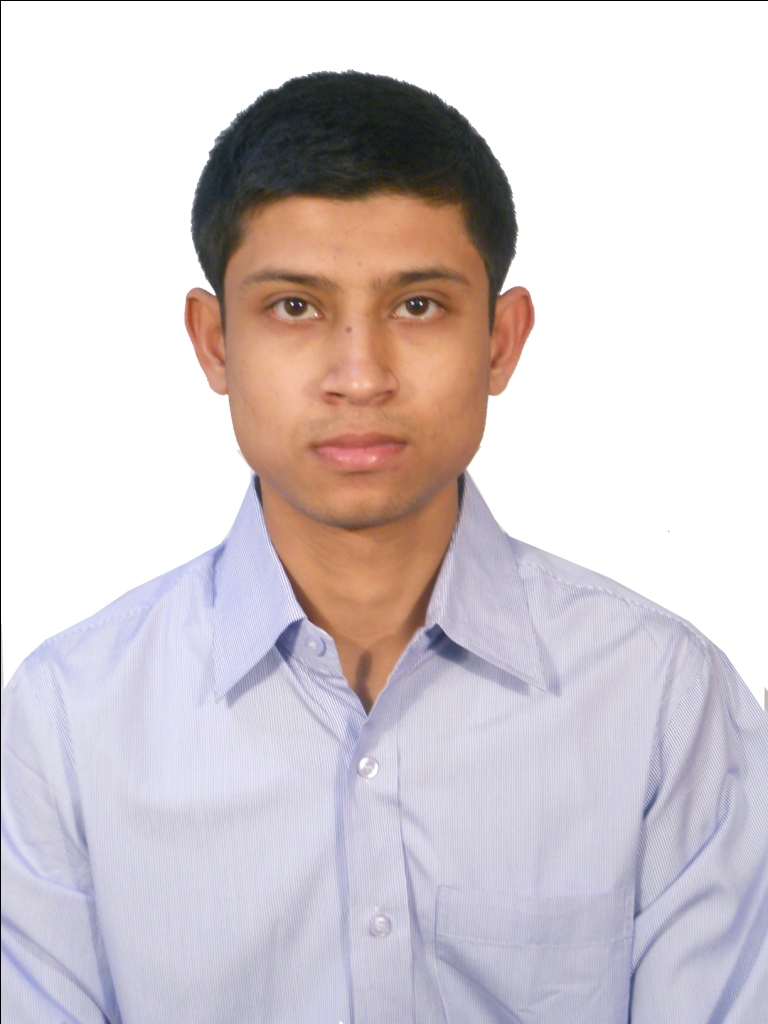
#> input picture Face_Detection/edit2.jpg, 768 x 1024 px
$ python detector.py
#> lines starting #> are read from the running program, lines starting #| are printed output that depends on the picture; after the words box and inside, x2 and y2 are one past the last pixel; in counts of white or black regions, pixels touching at a corner belong together
import numpy as np
import cv2 as cv
path = "D:\Work\Tridiv\Masters\Misc\miniconda2\envs\python3\Library\etc\haarcascades\\"
face_cascade = cv.CascadeClassifier(path + 'haarcascade_frontalface_default.xml')
eye_cascade = cv.CascadeClassifier(path + 'haarcascade_eye.xml')
img = cv.imread('edit2.jpg')
#> img is the input picture: shape (1024, 768, 3); mean B, G, R 208.2, 204.8, 213.1
gray = cv.cvtColor(img, cv.COLOR_BGR2GRAY)
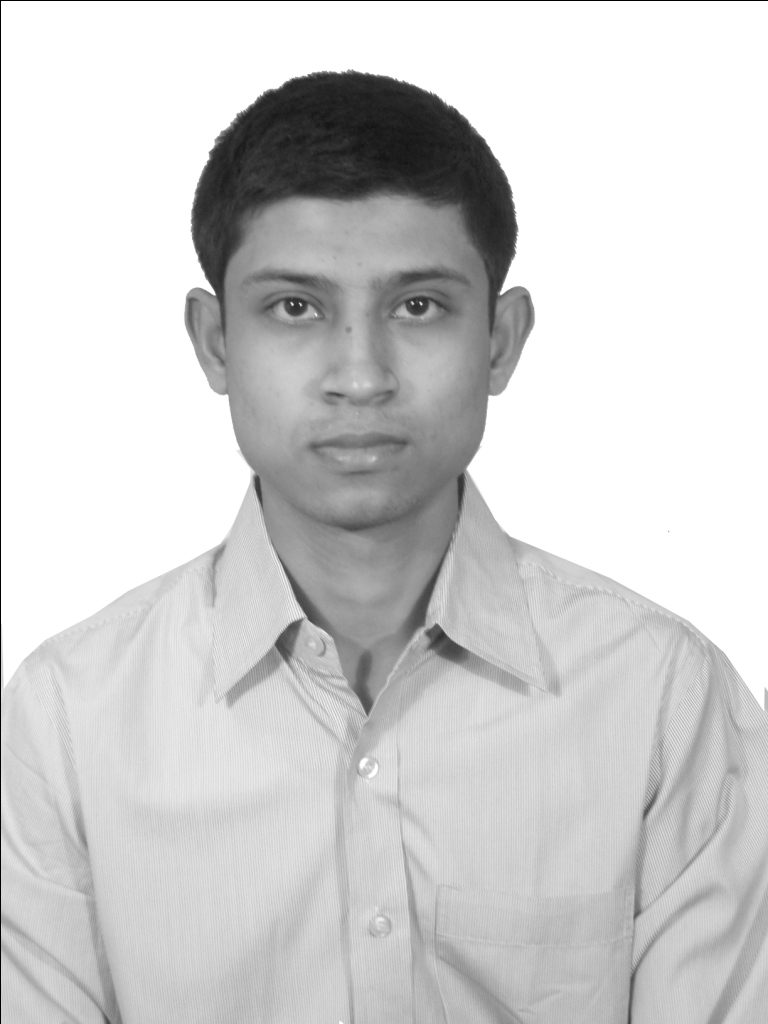
#> gray: shape (1024, 768); min 0, max 255, mean 207.6

faces = face_cascade.detectMultiScale(gray, 1.3, 5)
#> faces = [[175, 167, 365, 365]]
for (x,y,w,h) in faces:
    cv.rectangle(img,(x,y),(x+w,y+h),(255,0,0),2)
    roi_gray = gray[y:y+h, x:x+w]
    roi_color = img[y:y+h, x:x+w]
    eyes = eye_cascade.detectMultiScale(roi_gray)
    for (ex,ey,ew,eh) in eyes:
        cv.rectangle(roi_color,(ex,ey),(ex+ew,ey+eh),(0,255,0),2)
#> this loop made 1 pass
#> pass 1, `roi_gray = gray[y:y+h, x:x+w]`:
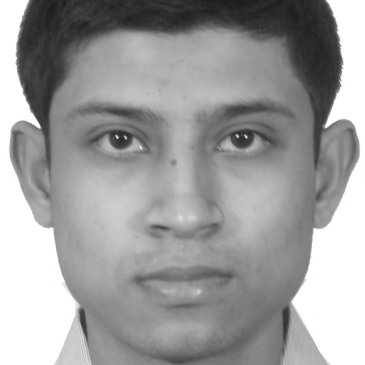
#> roi_gray: shape (365, 365); min 26, max 255, mean 157.3
#> pass 1, `roi_color = img[y:y+h, x:x+w]`:
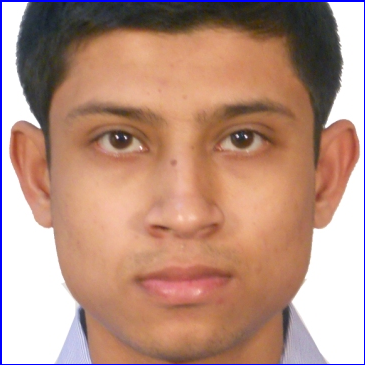
#> roi_color: shape (365, 365, 3); mean B, G, R 128.7, 145.2, 183.5
#> after the loop:
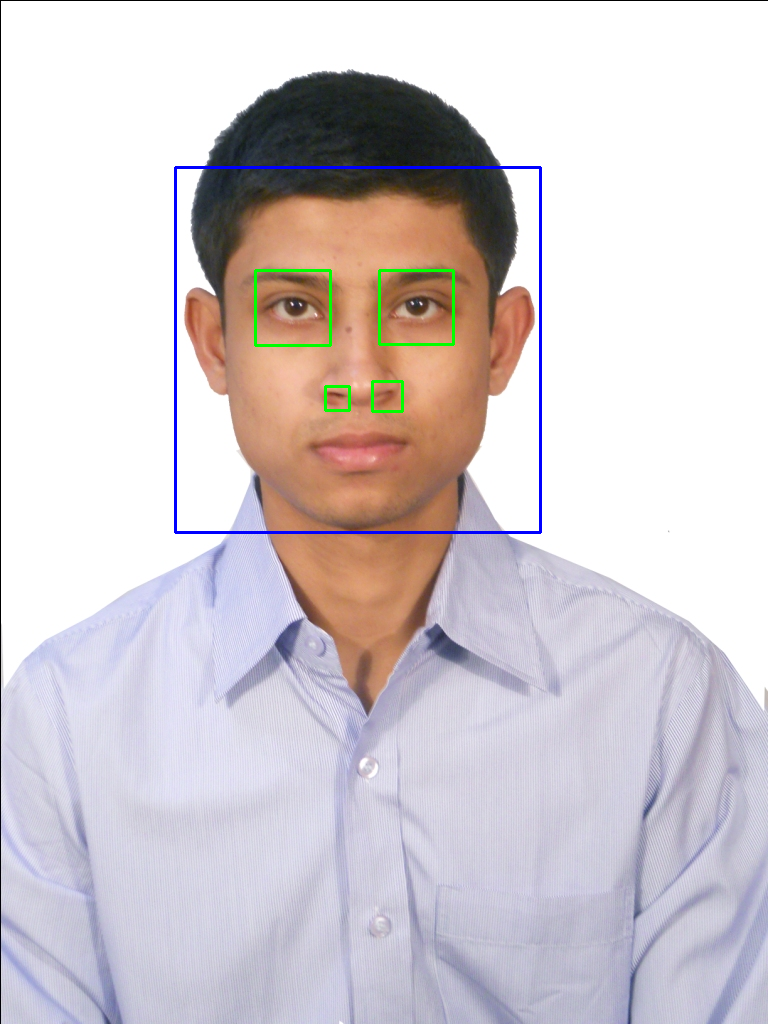
#> img: shape (1024, 768, 3); 0.86% of pixels changed, all inside (x1, y1, x2, y2) = (174, 166, 542, 534)
#> after the loop:
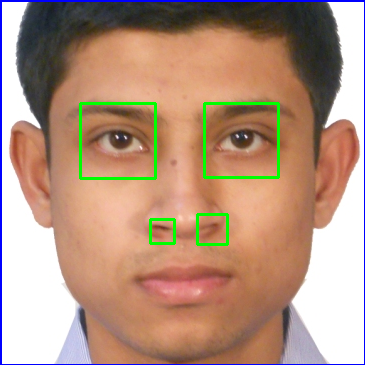
#> roi_color: shape (365, 365, 3); 1.82% of pixels changed, all inside (x1, y1, x2, y2) = (79, 102, 280, 246)
cv.imshow('img',img)
cv.waitKey(0)
cv.destroyAllWindows()

$ run again, with Face_Detection/edit.jpg copied over Face_Detection/edit2.jpg
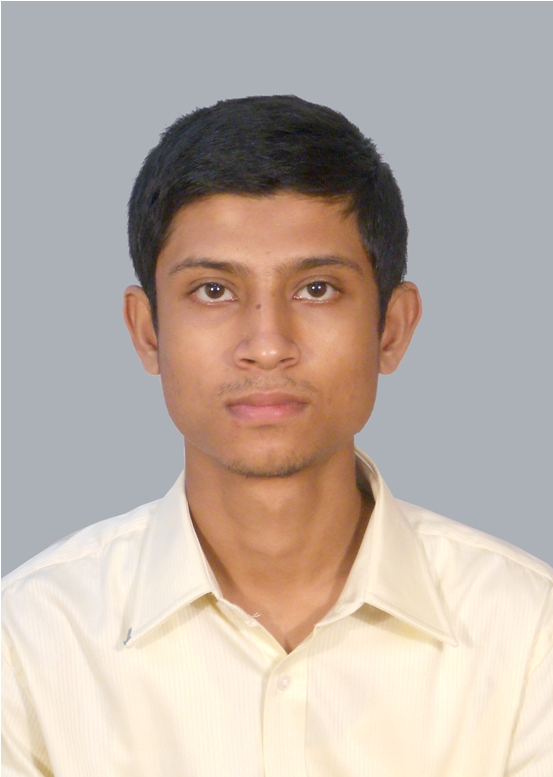
#> input picture Face_Detection/edit.jpg, 553 x 777 px
#> img is the input picture: shape (777, 553, 3); mean B, G, R 167.2, 176.3, 189
#> `gray = cv.cvtColor(img, cv.COLOR_BGR2GRAY)`:
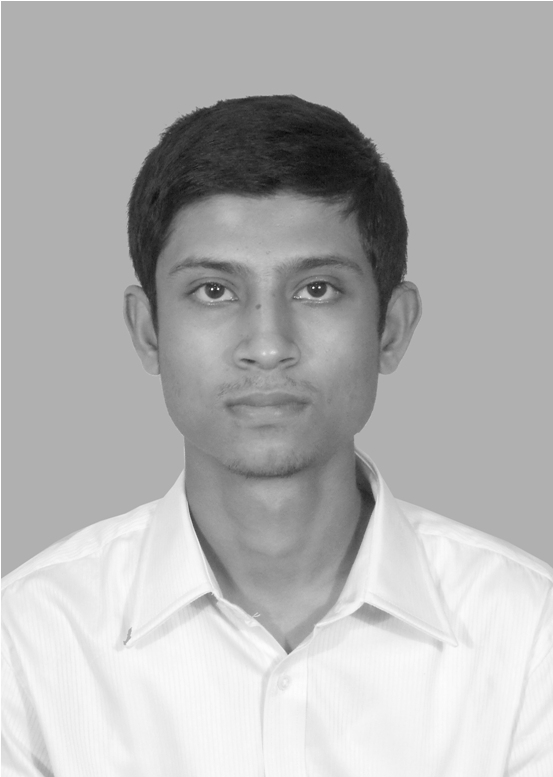
#> gray: shape (777, 553); min 8, max 255, mean 179
#> faces = [[124, 181, 290, 290]]
#> the loop `for (x,y,w,h) in faces:` made 1 pass
#> (x, y, w, h, eyes) on pass 1: (124, 181, 290, 290, [[153, 172, 21, 21], [55, 78, 65, 65], [160, 77, 64, 64]])
#> after the loop `for (x,y,w,h) in faces:`:
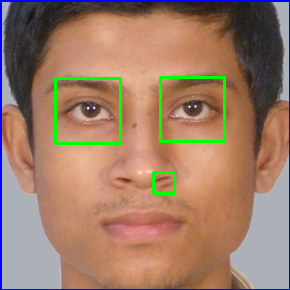
#> roi_color: shape (290, 290, 3); mean B, G, R 104.9, 125, 158.3
